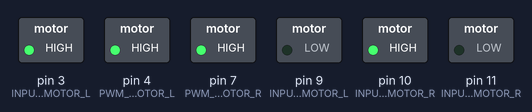
The sketch below on a simulated Arduino Uno, built with avr-gcc and run on an emulated ATmega328P. Parts: switched loads named in the sketch (green lamp = pin HIGH).

Above: at 0.5 s.
At 2.5 s:
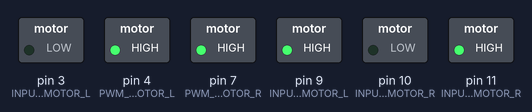
At 3.5 s:
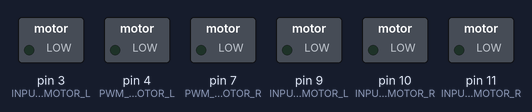
Timing chart, 0 to 5.2 s (numbered marks = the images above):
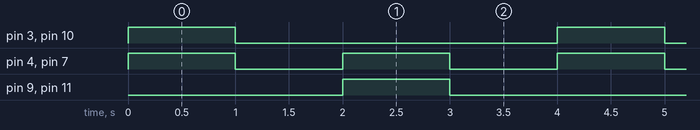

Measured:
- by itself, pin 4 (PWM_OUTPUT_MOTOR_L), pin 7 (PWM_OUTPUT_MOTOR_R): alternates HIGH for 1.0 s and LOW for 1.0 s
- by itself, pin 3 (INPUT_4_MOTOR_L), pin 9 (INPUT_3_MOTOR_L), pin 10 (INPUT_2_MOTOR_R), pin 11 (INPUT_1_MOTOR_R): alternates HIGH for 1.0 s and LOW for 3.0 s
- by itself, everything shown: repeats every 4.0 s, in 4 steps

The sketch:

Test_roues_2019.ino
```cpp
#define PWM_OUTPUT_MOTOR_L 4 // Pin 5 où sort le pwm du moteur 2
#define INPUT_4_MOTOR_L    3  // Pin 9 pour un sens
#define INPUT_3_MOTOR_L    9  // Pin 3 pour l'autre sens

#define PWM_OUTPUT_MOTOR_R 7 // Pin 6 où sort le pwm du moteur 1
#define INPUT_2_MOTOR_R    10  // Pin 10 pour un sens
#define INPUT_1_MOTOR_R    11  // Pin 11 pour l'autre sens

void setup() {
  // put your setup code here, to run once:
  //Moteur droite
  pinMode(PWM_OUTPUT_MOTOR_R,      OUTPUT);
  pinMode(INPUT_1_MOTOR_R,         OUTPUT);
  pinMode(INPUT_2_MOTOR_R,         OUTPUT);
  //Input 1 et 2 : pont en H du moteur droite

  //Moteur gauche
  pinMode(PWM_OUTPUT_MOTOR_L,      OUTPUT);
  pinMode(INPUT_3_MOTOR_L,         OUTPUT);
  pinMode(INPUT_4_MOTOR_L,         OUTPUT);
  //Input 3 et 4 : pont en H du moteur droite

  digitalWrite(INPUT_1_MOTOR_R,    LOW);
  digitalWrite(INPUT_2_MOTOR_R,    LOW);
  digitalWrite(INPUT_3_MOTOR_L,    LOW);
  digitalWrite(INPUT_4_MOTOR_L,    LOW);
  //Les deux ponts en H sont en HIGH et HIGH => bloqués
}

void loop() {
  // put your main code here, to run repeatedly:

  digitalWrite(INPUT_1_MOTOR_R,    LOW);
  digitalWrite(INPUT_2_MOTOR_R,    HIGH);
  digitalWrite(INPUT_3_MOTOR_L,    LOW);
  digitalWrite(INPUT_4_MOTOR_L,    HIGH);

  analogWrite(PWM_OUTPUT_MOTOR_L, 200);
  analogWrite(PWM_OUTPUT_MOTOR_R, 200);

  delay(1000);

  digitalWrite(INPUT_1_MOTOR_R,    LOW);
  digitalWrite(INPUT_2_MOTOR_R,    LOW);
  digitalWrite(INPUT_3_MOTOR_L,    LOW);
  digitalWrite(INPUT_4_MOTOR_L,    LOW);

  analogWrite(PWM_OUTPUT_MOTOR_R, 0);
  analogWrite(PWM_OUTPUT_MOTOR_L, 0);

  delay(1000);

  digitalWrite(INPUT_1_MOTOR_R,    HIGH);
  digitalWrite(INPUT_2_MOTOR_R,    LOW);
  digitalWrite(INPUT_3_MOTOR_L,    HIGH);
  digitalWrite(INPUT_4_MOTOR_L,    LOW);

  analogWrite(PWM_OUTPUT_MOTOR_L, 200);
  analogWrite(PWM_OUTPUT_MOTOR_R, 200);

  delay(1000);

  digitalWrite(INPUT_1_MOTOR_R,    LOW);
  digitalWrite(INPUT_2_MOTOR_R,    LOW);
  digitalWrite(INPUT_3_MOTOR_L,    LOW);
  digitalWrite(INPUT_4_MOTOR_L,    LOW);

  analogWrite(PWM_OUTPUT_MOTOR_R, 0);
  analogWrite(PWM_OUTPUT_MOTOR_L, 0);

  delay(1000);
}
```
